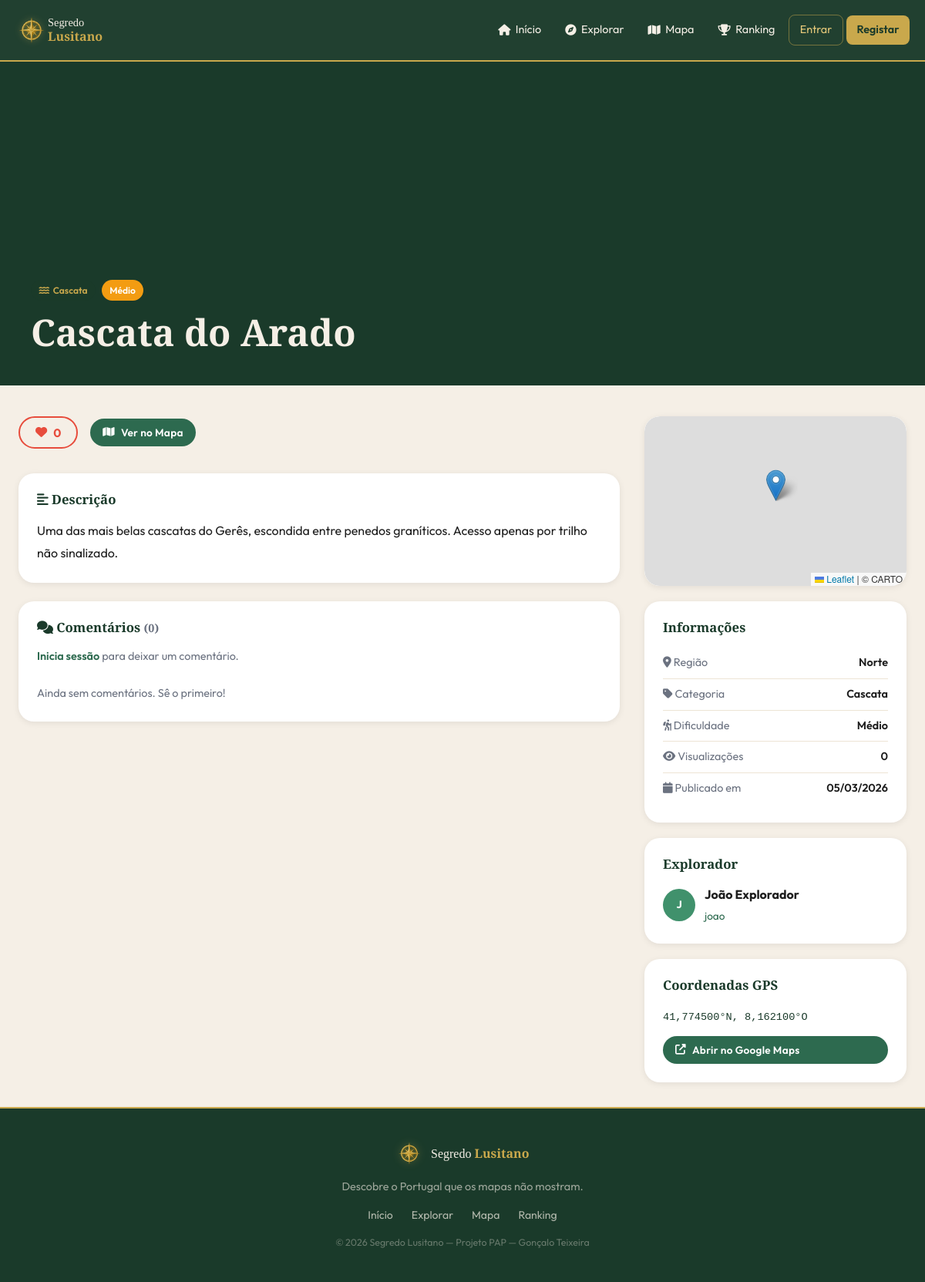
The app's page /pages/local.php?id=1, older data.
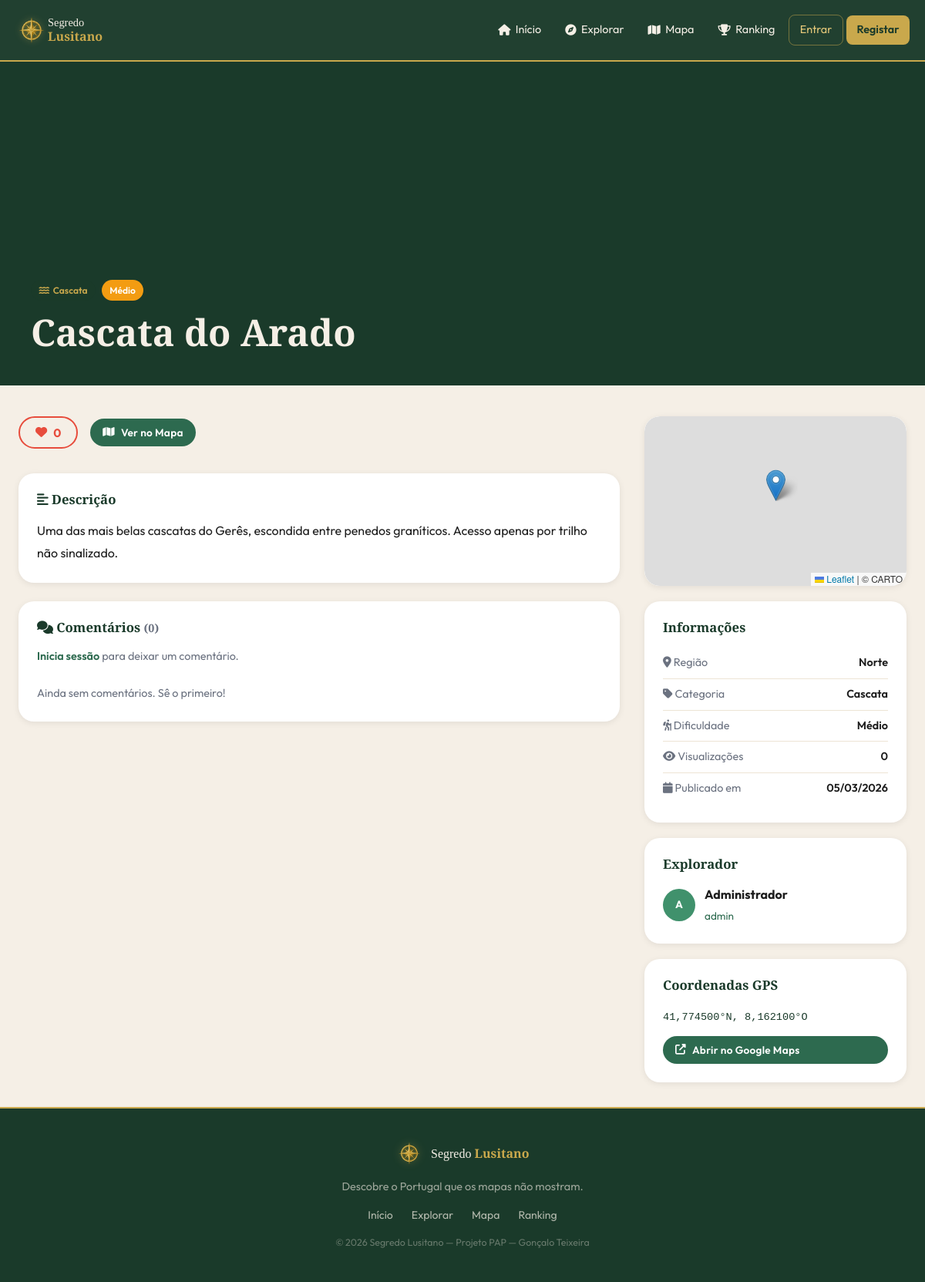
The same page, newer data.
### tables this page shows
CREATE TABLE locais (
    id INT AUTO_INCREMENT PRIMARY KEY,
    utilizador_id INT NOT NULL,
    categoria_id INT NOT NULL,
    regiao_id INT NOT NULL,
    nome VARCHAR(150) NOT NULL,
    descricao TEXT NOT NULL,
    latitude DECIMAL(10,7) NOT NULL,
    longitude DECIMAL(10,7) NOT NULL,
    dificuldade ENUM('facil','medio','dificil') DEFAULT 'medio',
    foto_capa VARCHAR(255) DEFAULT NULL,
    estado ENUM('pendente','aprovado','rejeitado') DEFAULT 'aprovado',
    vistas INT DEFAULT 0,
    criado_em DATETIME DEFAULT CURRENT_TIMESTAMP,
    FOREIGN KEY (utilizador_id) REFERENCES utilizadores(id) ON DELETE CASCADE,
    FOREIGN KEY (categoria_id)  REFERENCES categorias(id) ON DELETE RESTRICT,
    FOREIGN KEY (regiao_id) REFERENCES regioes(id) ON DELETE RESTRICT
);

CREATE TABLE categorias (
    id INT AUTO_INCREMENT PRIMARY KEY,
    nome VARCHAR(80) NOT NULL,
    icone VARCHAR(50) DEFAULT 'fas fa-map-pin'
);

CREATE TABLE regioes (
    id INT AUTO_INCREMENT PRIMARY KEY, nome VARCHAR(80) NOT NULL
);

CREATE TABLE utilizadores (
    id INT AUTO_INCREMENT PRIMARY KEY,
    nome VARCHAR(100) NOT NULL,
    username VARCHAR(50) NOT NULL UNIQUE,
    email VARCHAR(150) NOT NULL UNIQUE,
    password VARCHAR(255) NOT NULL,
    avatar VARCHAR(255) DEFAULT NULL,
    bio TEXT DEFAULT NULL,
    pontos INT DEFAULT 0,
    role ENUM('user','admin') DEFAULT 'user',
    ativo TINYINT(1) DEFAULT 1,
    verificado TINYINT(1) DEFAULT 0,
    criado_em DATETIME DEFAULT CURRENT_TIMESTAMP
);

### includes/auth.php (called while the page is built, shortened)
<?php
require_once __DIR__ . '/config.php';
function auth_user(): ?array {
    if (!isset($_SESSION['user_id'])) return null;
    $st = db()->prepare('SELECT * FROM utilizadores WHERE id = ? AND ativo = 1');
    $st->execute([$_SESSION['user_id']]);
    $cache = $st->fetch() ?: null;
    return $cache;
}
function h(string $s): string {
    return htmlspecialchars($s, ENT_QUOTES, 'UTF-8');
}

### includes/config.php (called while the page is built, shortened)
<?php
function db(): PDO {
    static $pdo = null;
    if ($pdo === null) {
        $dsn = 'mysql:host=' . DB_HOST . ';dbname=' . DB_NAME . ';charset=utf8mb4';
        $options = [
            PDO::ATTR_ERRMODE            => PDO::ERRMODE_EXCEPTION,
            PDO::ATTR_DEFAULT_FETCH_MODE => PDO::FETCH_ASSOC,
            PDO::ATTR_EMULATE_PREPARES   => false,
        ];
        $pdo = new PDO($dsn, DB_USER, DB_PASS, $options);
    }
    return $pdo;
}

### includes/functions.php (called while the page is built, shortened)
<?php
require_once __DIR__ . '/config.php';
require_once __DIR__ . '/auth.php';
function get_local(int $id): ?array {
    $st = db()->prepare(
        'SELECT l.*, c.nome AS categoria_nome, c.icone AS categoria_icone,
                r.nome AS regiao_nome, u.username, u.nome AS autor_nome,
                (SELECT COUNT(*) FROM likes WHERE local_id = l.id) AS total_likes,
                (SELECT COUNT(*) FROM comentarios WHERE local_id = l.id) AS total_comentarios
         FROM locais l
         JOIN categorias c ON c.id = l.categoria_id
         JOIN regioes r    ON r.id = l.regiao_id
         JOIN utilizadores u ON u.id = l.utilizador_id
         WHERE l.id = ?'
    );
    $st->execute([$id]);
    return $st->fetch() ?: null;
}
function get_comentarios(int $local_id): array {
    $st = db()->prepare(
        'SELECT cm.*, u.username, u.nome AS autor_nome, u.avatar
         FROM comentarios cm
         JOIN utilizadores u ON u.id = cm.utilizador_id
         WHERE cm.local_id = ? AND cm.denunciado = 0
         ORDER BY cm.criado_em ASC'
    );
    $st->execute([$local_id]);
    return $st->fetchAll();
}

### pages/local.php (the view, shortened to what this page needs)
<?php
require_once dirname(__DIR__) . '/includes/functions.php';
$id = (int)($_GET['id'] ?? 0);
$local = $id ? get_local($id) : null;
$user       = auth_user();
$comentarios = get_comentarios($id);
$liked      = $user ? user_liked($id, $user['id']) : false;
$erro_com = '';
include dirname(__DIR__) . '/includes/header.php';
?>
<div class="page-content">
<div class="detalhe-hero">
  <div class="detalhe-hero-content">
    <div style="display:flex;gap:.5rem;flex-wrap:wrap;margin-bottom:.75rem;">
      <span class="badge badge-cat"><i class="<?= h($local['categoria_icone']) ?>"></i> <?= h($local['categoria_nome']) ?></span>
      <?php
        $dif_class = ['facil'=>'badge-dif-facil','medio'=>'badge-dif-medio','dificil'=>'badge-dif-dificil'][$local['dificuldade']];
        $dif_label = ['facil'=>'Fácil','medio'=>'Médio','dificil'=>'Difícil'][$local['dificuldade']];
      ?>
      <span class="badge <?= $dif_class ?>"><?= $dif_label ?></span>
    </div>
    <h1><?= h($local['nome']) ?></h1>
  </div>
</div>
<section class="section" style="padding-top:2.5rem;">
  <div class="container">
    <div class="detalhe-grid">
      <div>
        <div style="display:flex; align-items:center; gap:1rem; margin-bottom:2rem; flex-wrap:wrap;">
          <button class="like-btn <?= $liked ? 'liked' : '' ?>" id="like-btn" data-local="<?= $id ?>">
            <i class="fas fa-heart"></i>
            <span id="like-count"><?= $local['total_likes'] ?></span>
          </button>
          <a href="<?= SITE_URL ?>/pages/mapa.php" class="btn btn-sm btn-verde">
            <i class="fas fa-map"></i> Ver no Mapa
          </a>
        </div>
        <div class="info-card" style="margin-bottom:1.5rem;">
          <h3><i class="fas fa-align-left"></i> Descrição</h3>
          <p style="line-height:1.8; color:var(--texto);"><?= nl2br(h($local['descricao'])) ?></p>
        </div>
        <div class="info-card" id="comentarios">
          <h3><i class="fas fa-comments"></i> Comentários <span style="color:var(--texto-muted);font-size:.9rem;">(<?= count($comentarios) ?>)</span></h3>
          <?php if ($user): ?>
            <form method="POST" style="margin-bottom:1.5rem;">
              <div class="form-group" style="margin-bottom:.75rem;">
                <textarea name="comentario" rows="3" placeholder="Partilha a tua experiência neste local..."
                          style="width:100%;padding:.75rem 1rem;border:1.5px solid var(--creme-escuro);border-radius:10px;background:var(--creme);resize:vertical;"><?= h($_POST['comentario'] ?? '') ?></textarea>
                <?php if ($erro_com): ?><div class="form-error"><?= h($erro_com) ?></div><?php endif; ?>
              </div>
              <button type="submit" class="btn btn-verde btn-sm"><i class="fas fa-paper-plane"></i> Publicar Comentário</button>
            </form>
          <?php else: ?>
            <p style="margin-bottom:1.5rem; color:var(--texto-muted); font-size:.9rem;">
              <a href="<?= SITE_URL ?>/pages/login.php" class="form-link">Inicia sessão</a> para deixar um comentário.
            </p>
          <?php endif; ?>
          <?php if ($comentarios): ?>
            <div>
              <?php foreach ($comentarios as $com): ?>
                <div class="comentario">
                  <div class="comentario-avatar">
                    <?= mb_strtoupper(mb_substr($com['username'],0,1)) ?>
                  </div>
                  <div class="comentario-body">
                    <div class="comentario-meta">
                      <strong><?= h($com['autor_nome']) ?></strong>
                      &bull; <?= date('d M Y', strtotime($com['criado_em'])) ?>
                    </div>
                    <div class="comentario-texto"><?= nl2br(h($com['texto'])) ?></div>
                  </div>
                </div>
              <?php endforeach; ?>
            </div>
          <?php else: ?>
            <p style="color:var(--texto-muted);font-size:.9rem;">Ainda sem comentários. Sê o primeiro!</p>
          <?php endif; ?>
        </div>
      </div>
      <div class="detalhe-sidebar">
        <div class="info-card" style="padding:0; overflow:hidden;">
          <div id="mini-map-detalhe" style="height:220px; border-radius:var(--radius-lg);"></div>
        </div>
        <div class="info-card">
          <h3>Informações</h3>
          <div class="info-row">
            <span class="label"><i class="fas fa-map-marker-alt"></i> Região</span>
            <span class="val"><?= h($local['regiao_nome']) ?></span>
          </div>
          <div class="info-row">
            <span class="label"><i class="fas fa-tag"></i> Categoria</span>
            <span class="val"><?= h($local['categoria_nome']) ?></span>
          </div>
          <div class="info-row">
            <span class="label"><i class="fas fa-hiking"></i> Dificuldade</span>
            <span class="val"><?= $dif_label ?></span>
          </div>
          <div class="info-row">
            <span class="label"><i class="fas fa-eye"></i> Visualizações</span>
            <span class="val"><?= number_format($local['vistas']) ?></span>
          </div>
          <div class="info-row">
            <span class="label"><i class="fas fa-calendar"></i> Publicado em</span>
            <span class="val"><?= date('d/m/Y', strtotime($local['criado_em'])) ?></span>
          </div>
        </div>
        <div class="info-card">
          <h3>Explorador</h3>
          <div style="display:flex; align-items:center; gap:.75rem;">
            <div class="rank-avatar"><?= mb_strtoupper(mb_substr($local['username'],0,1)) ?></div>
            <div>
              <div style="font-weight:700;"><?= h($local['autor_nome']) ?></div>
              <a href="<?= SITE_URL ?>/pages/perfil.php?id=<?= $local['utilizador_id'] ?>"
                 style="color:var(--verde); font-size:.85rem;"><?= h($local['username']) ?></a>
            </div>
          </div>
        </div>
        <div class="info-card">
          <h3>Coordenadas GPS</h3>
          <code style="font-size:.85rem; word-break:break-all; color:var(--verde-escuro);">
            <?= number_format($local['latitude'],6,',','') ?>°N,
            <?= number_format(abs($local['longitude']),6,',','') ?>°O
          </code>
          <a href="https://www.google.com/maps?q=<?= $local['latitude'] ?>,<?= $local['longitude'] ?>"
             target="_blank" rel="noopener"
             class="btn btn-sm btn-verde" style="margin-top:.75rem; width:100%;">
            <i class="fas fa-external-link-alt"></i> Abrir no Google Maps
          </a>
        </div>
      </div>
    </div>
  </div>
</section>
</div>
<?php include dirname(__DIR__) . '/includes/footer.php'; ?>

### includes/header.php (shortened to what this page needs)
<?php
require_once dirname(__DIR__) . '/includes/auth.php';
$user = auth_user();
?>
<!DOCTYPE html>
<html lang="pt">
<head>
<link rel="stylesheet" href="https://cdnjs.cloudflare.com/ajax/libs/font-awesome/6.5.0/css/all.min.css">
<link rel="stylesheet" href="https://unpkg.com/leaflet@1.9.4/dist/leaflet.css">
<link rel="stylesheet" href="<?= SITE_URL ?>/assets/css/style.css">
<link rel="stylesheet" href="<?= SITE_URL ?>/assets/css/bootstrap.min.css">
</head>
<body>
<nav class="navbar" id="navbar">
  <div class="nav-inner">
    <a href="<?= SITE_URL ?>/index.php" class="nav-logo">
      <img src="<?= SITE_URL ?>/assets/images/logo_icon.png" alt="Segredo Lusitano" class="nav-logo-img" style="height:42px;width:42px;max-height:42px;max-width:42px;object-fit:contain;display:block;">
      <span style="font-family:'Playfair Display',serif;color:var(--creme);line-height:1.2;font-size:.9rem;">Segredo<br><strong style="color:var(--dourado);font-size:1rem;">Lusitano</strong></span>
    </a>
    <ul class="nav-links" id="nav-links">
      <li><a href="<?= SITE_URL ?>/index.php"><i class="fas fa-home"></i> Início</a></li>
      <li><a href="<?= SITE_URL ?>/pages/explorar.php"><i class="fas fa-compass"></i> Explorar</a></li>
      <li><a href="<?= SITE_URL ?>/pages/mapa.php"><i class="fas fa-map"></i> Mapa</a></li>
      <li><a href="<?= SITE_URL ?>/pages/ranking.php"><i class="fas fa-trophy"></i> Ranking</a></li>
      <?php if ($user): ?>
        <li class="nav-dropdown" id="nav-user-dropdown">
          <button class="nav-avatar-btn" id="dropdown-toggle" type="button" aria-expanded="false">
            <?php if ($user['avatar']): ?>
              <img src="<?= SITE_URL ?>/uploads/locais/<?= h($user['avatar']) ?>" alt="" class="nav-avatar">
            <?php else: ?>
              <span class="nav-avatar-placeholder"><?= mb_strtoupper(mb_substr($user['username'],0,1)) ?></span>
            <?php endif; ?>
            <?= h($user['username']) ?> <i class="fas fa-chevron-down" id="dropdown-chevron"></i>
          </button>
          <ul class="dropdown-menu" id="user-dropdown-menu">
            <li><a href="<?= SITE_URL ?>/pages/perfil.php"><i class="fas fa-user"></i> O meu Perfil</a></li>
            <li><a href="<?= SITE_URL ?>/pages/local_novo.php"><i class="fas fa-plus-circle"></i> Partilhar Local</a></li>
            <?php if (is_admin()): ?>
            <li style="border-top:1px solid rgba(201,168,76,.2); margin-top:.25rem; padding-top:.25rem;">
              <a href="<?= SITE_URL ?>/admin/index.php"><i class="fas fa-shield-alt"></i> Administração</a>
            </li>
            <?php endif; ?>
            <li style="border-top:1px solid rgba(201,168,76,.2); margin-top:.25rem; padding-top:.25rem;">
              <a href="<?= SITE_URL ?>/pages/logout.php"><i class="fas fa-sign-out-alt"></i> Sair</a>
            </li>
          </ul>
        </li>
      <?php else: ?>
        <li><a href="<?= SITE_URL ?>/pages/login.php" class="btn-nav-login">Entrar</a></li>
        <li><a href="<?= SITE_URL ?>/pages/registo.php" class="btn-nav-register">Registar</a></li>
      <?php endif; ?>
    </ul>
  </div>
</nav>

### includes/footer.php (shortened to what this page needs)
<footer class="site-footer">
  <div class="footer-inner">
    <div class="footer-brand">
      <img src="<?= SITE_URL ?>/assets/images/logo_icon.png" alt="Segredo Lusitano" style="height:36px;width:36px;object-fit:contain;filter:drop-shadow(0 0 6px rgba(201,168,76,.4));">
      <span style="font-family:'Playfair Display',serif;color:var(--creme);font-size:1rem;">Segredo <strong style="color:var(--dourado);">Lusitano</strong></span>
    </div>
    <p class="footer-tagline">Descobre o Portugal que os mapas não mostram.</p>
    <nav class="footer-links">
      <a href="<?= SITE_URL ?>/index.php">Início</a>
      <a href="<?= SITE_URL ?>/pages/explorar.php">Explorar</a>
      <a href="<?= SITE_URL ?>/pages/mapa.php">Mapa</a>
      <a href="<?= SITE_URL ?>/pages/ranking.php">Ranking</a>
    </nav>
    <p class="footer-copy">&copy; <?= date('Y') ?> Segredo Lusitano &mdash; Projeto PAP &mdash; Gonçalo Teixeira</p>
  </div>
</footer>
</body>
</html>

Row changes from the older to the newer data that the page shows:
changed through a linked row, locais "Cascata do Arado": utilizador.username "J" → "A"; utilizador.nome "João Explorador" → "Administrador"; utilizador.username "joao" → "admin"
